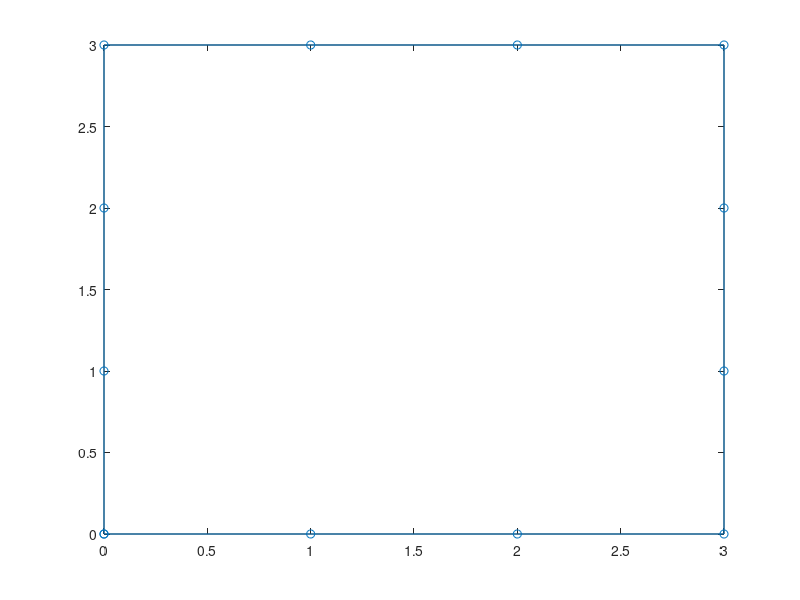

Reproduce this figure in MATLAB.
clc
clear 
close all

% previos work in separate files
% 27.03.2021 Kernel Integration Figured (using quadl)
% 11.04.2021 BCs and Matrix Construction Complete. Pending Validation
%  fixed Diagonal Aii = -SUM(Aij) [Becker eq 3.37]
% [PENDING] Singularity condition Placeholders fix 
% [PENDING] Validation
% [PENDING] Test lin-BEM for AddedMass problem

%Global Coordinates Input mesh

%     ^
%  y  |
%     |
%      - - - ->
%         x
% x = [0:0.5:10, 10 10 10 10 10 10 10,9.5:-0.5:0, 0 0 0 0 0 0 0 ]';
% y = [zeros(1,20),0:0.4286:3.0002,(3+zeros(1,19)),3.0002:-0.4286:0]';
% Nj = 55;
% Ej = Nj;
%******************
% Geometry
%******************
x = [0 1 2 3 3 3 3 2 1 0 0 0 0];
y = [0 0 0 0 1 2 3 3 3 3 2 1 0];
%BC =[ N N N D D D N N N D D D]; D-1 N-0 Specifies type of boundary like a
%flag (Note in Lin-BEM BC are on the nodes themselves)
bcn = [0 0 0 1 1 1 0 0 0 1 1 1];
bc = [ 0 0 0 1 2 3 0 0 0 0 0 0];
p = zeros(size(bc))';
q = zeros(size(bc))';

for c = 1:length(bc)
   
    if bcn(c) == 1        
        p(c) = bc(c);
        q(c) = NaN; 
    else
        q(c) = bc(c);
        p(c) = NaN;
    end
    
end


Ej = 13;
Nj = 13;
plot(x,y,'o-')
hold on
% placeholder values of phi and phin
% p  =  zeros(Nj,1);
% 
% q  = zeros(Nj,1);
% q = [0 0 0 1/2 1/sqrt(2) sqrt(3)/2   0 0 0 0 0 0];
% in natural frame over element Ej


%Influence coefficients
%  !! define nfx and nfy

for ms = 1:Nj-1
     
    A = [x(ms),y(ms)];        %intl point
    B = [x(ms+1),y(ms+1)];    %fnl point
    V = B - A;
    midV = A + 0.5 * V;
    normal2 = [V(2),  -V(1)]; % which normal change minus
    % plot([A(1), B(1)], [A(2), B(2)], 'r');
%     hold on
%     plot([midV(1), midV(1) + normal2(1)], [midV(2), midV(2) + normal2(2)], '.-b');

    xn_tail(ms) =  midV(1); xn_head(ms) =   midV(1) + normal2(1);
    yn_tail(ms) = midV(2);  yn_head(ms) = midV(2) + normal2(2);

        distn(ms) = sqrt((xn_head(ms)-xn_tail(ms)).^2+(yn_head(ms)-yn_tail(ms)).^2);
        nfx(ms) = (xn_head(ms)-xn_tail(ms))./distn(ms);
        nfy(ms) = (yn_head(ms)-yn_tail(ms))./distn(ms);

end

for s = 1:Nj-1
    for f = 1:Nj-1
% Here I am forming G  and Gn = div(G)*n 2D green's velocity potential 
    if s==f % Doublecheck, currrently placeholders 11.04.21
%         G(s,f) = 0.5;
%         Gn(s,f) = 0;
    else
        G(s,f) = -(2*pi)^-1*log(sqrt((x(s)-x(f)).^2+(y(s)-y(f)).^2));
        Gn(s,f) = -(2*pi)^-1*((x(s)-x(f))/((x(s)-x(f)).^2+(y(s)-y(f)).^2)).*nfx(f)-(2*pi)^-1*((y(s)-y(f))/((x(s)-x(f)).^2+(y(s)-y(f)).^2)).*nfy(f);
    end
    end
end


M = Ej;
% consider an element
%  (1)o-------------------o(2)

for P = 1:Nj-1 %Source Point
    for Q = 1:Nj-1 %Field Point
        
        if (P~=Q)
        K1 = Gn(P,Q);
        K2 = G(P,Q);
        
        %This bit chances of errors creeping
        xj = x(P);
        xj1 = x(Q);
        yj = y(P);
        yj1 = y(Q);
        
                N1 = @(xi) 0.5*(1-xi);%N1;
                N2 = @(xi) 0.5*(1+xi);%N2;
                
%                 k
                % % Jacobian of transformation
                dN1de = -0.5; dN2de = 0.5;
                dxde = dN1de.*xj + dN2de.*xj1;
                dyde = dN1de.*yj + dN2de.*yj1;

                J = @(xi) sqrt((dxde).^2 + (dyde).^2);
%                 K1 = 0.65; K2 = 0.95;
                id1 = @(xi) K1.*N1(xi).*J(xi); % [Disregard]q1 N1 refer to k-sum counter, not K1 Kernel
                id2 = @(xi) K1.*N2(xi).*J(xi);

                is1 = @(xi) K2.*N1(xi).*J(xi);
                is2 = @(xi) K2.*N2(xi).*J(xi);
                
                IS = quadl(is1,-1,1,1e-5) + quadl(is2,-1,1,1e-5);
                ID = quadl(id1,-1,1,1e-5) + quadl(id2,-1,1,1e-5);
            
        Am = ID; % X-plys with potential
        Bm = IS; % X-plys with gradient
      
      
       MatA(P,Q) = Am;
       MatB(P,Q) = Bm;
        else
       
            MatB(P,Q) = (1/(2*pi))*(log(1/(2*pi))-1);
              
        end
    end
end

%Better MatA
diagA = 0;
for P = 1:Nj-1 %Source Point
    for Q = 1:Nj-1 %Field Point
        if P ~= Q
        diagA = diagA-MatA(P,Q);
        else
        end
    end
    MatA(P,P) = diagA;
    diagA = 0;
end
% The previous steps kindof create the matrices A and B these need to be
% rearranged in some clever manner to get the product of known BCs and the
% corresponding As and Bs to the RHS and the Unkowns and the corresponding
% As and Bs i.e. influence coefficients whose product will get a LHS

% The  Caveat is to rearrange it with approprite sign changes.

% Constructing Ax = B then x =Ainverse B [.... A. BECKER]

sumB = 0;
A = zeros(size(MatA));
for P = 1:Nj-1 %Source Point
    for Q = 1:Nj-1 %Field Point
        
        if bcn(Q) == 1
            sumB = sumB - MatA(P,Q)*p(Q);
        else
            sumB = sumB + MatB(P,Q)*q(Q);
        end
         
        %
        if bcn(Q) == 1
            A(P,Q) = MatA(P,Q);
        else
            A(P,Q) = -MatB(P,Q);
        end
    
    end
    B(P) = sumB;
end
B = B';

z = (A)\B;


for k = 1:Nj-1
    if bcn(k) == 1
    q(k) = z(k); 
    else
    p(k) = z(k);    
    end
end


